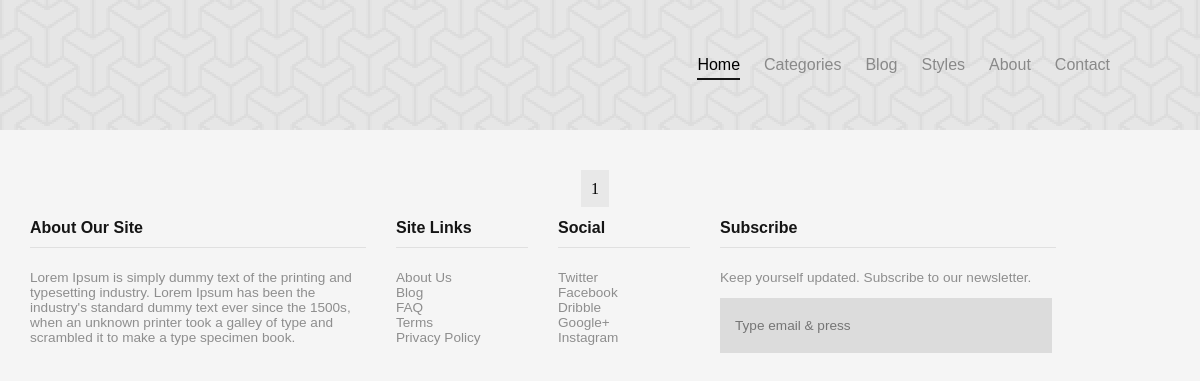
Before: / with the older database file.
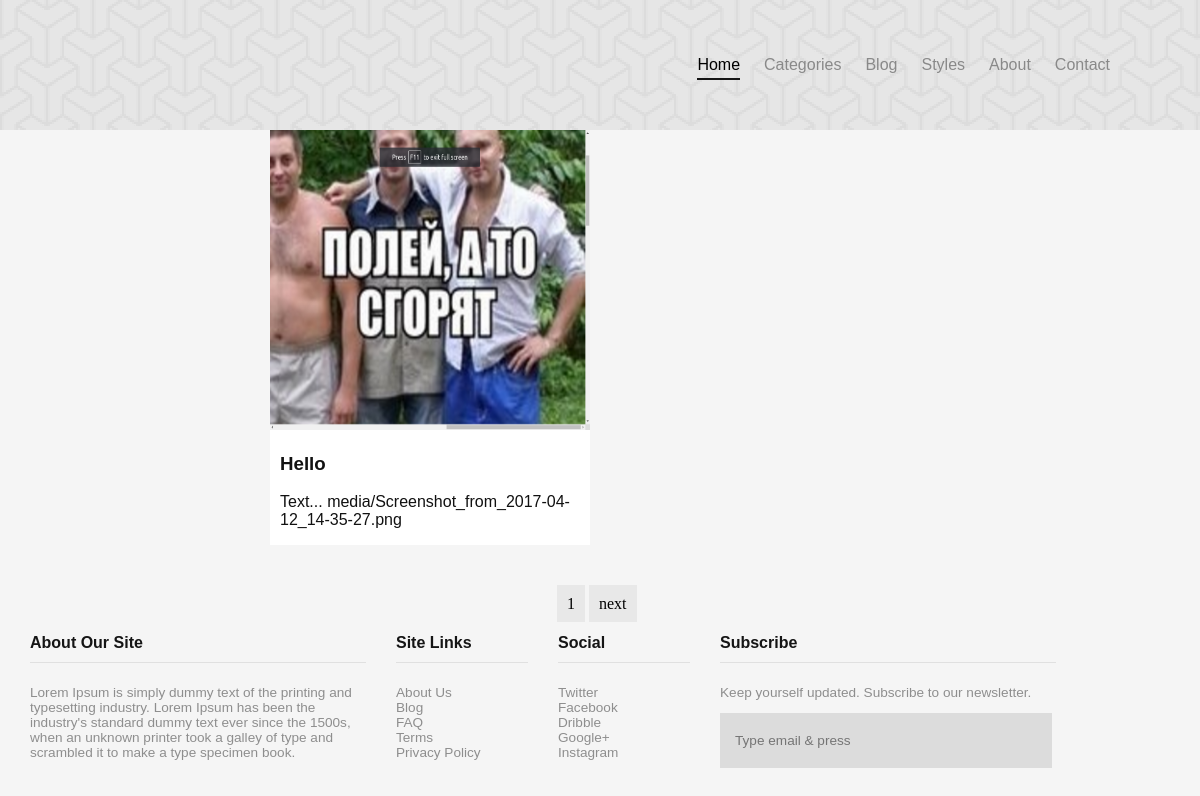
After: the same page with the newer database file.
### core/models.py (models this page shows, shortened)
class Article(models.Model):
    heading = models.CharField(max_length=128, blank=True)
    text = models.TextField(blank=True)
    image = models.ImageField(upload_to='media/', blank=True)
    edit_date = models.DateTimeField(auto_now_add=True, blank=True)

### core/views.py (the view)
# urls.py: url(r'^$', views.index),
def index(request):
    article_list = Article.objects.all()
    paginator = Paginator(article_list, 1)
    page = request.GET.get('page')
    try:
        articles = paginator.page(page)
    except PageNotAnInteger:
        articles = paginator.page(1)
    except EmptyPage:
        articles = paginator.page(paginator.num_pages)
    return render(request, 'index.html', {'articles': articles})

### templates/index.html (shortened to what this page needs)
<!DOCTYPE html>
<html>
<head>
	{% load static %}
	<link rel="stylesheet" type="text/css" href="{% static 'core/style.css' %}" />
</head>
<body>
<header class="hd-bg">
<div class='big-header-wrapper'>
	<div class="logo"></div>
	<div class="top-big-menu-wrapper">
		<ul class="top-menu-bg">
			<li class="top-menu-item-big">
				<a href="#" class="top-menu-link active-link">Home</a>
			</li>
			<li class="top-menu-item-big">
				<a href="#" class="top-menu-link">Categories</a>
			</li>
			<li class="top-menu-item-big">
				<a href="#" class="top-menu-link">Blog</a>
			</li>
			<li class="top-menu-item-big">
				<a href="#" class="top-menu-link">Styles</a>
			</li>
			<li class="top-menu-item-big">
				<a href="#" class="top-menu-link">About</a>
			</li>
			<li class="top-menu-item-big">
				<a href="#" class="top-menu-link">Contact</a>
			</li>
		</ul>
	</div>
</div>
</header>
<main>
	<div class="page-content-wrapper">
		<div class="page-content-wrapper-inner">
			{% for article in articles %}
			<div class="post">
				<a class="post-image-wrapper">
					{% if article.image %}
						<img class="post-image" src="{{MEDIA_URL}}{{article.image.url}}">
					{% endif %}
				</a>
				<div class="post-content">
						<h3>{{ article.heading }}</h3>
						<p>{{ article.text|truncatechars:80 }}...
							{{article.image}}</p>
				</div>
			</div>
			{% endfor %}
			</div>
		</div>
	<div class="pagination">
    <span>
        <span class="current">
			<a class="step-link">{{ articles.number }}</a>
        </span>
        {% if articles.has_next %}
            <a href="?page={{ articles.next_page_number }}" class="step-link">next</a>
        {% endif %}
    </span>
</div>
</main>
<footer>
<div class="footer">
	<div class="footer-wrapper">
		<div class="about-footer footer-item">
			<h4 class="footer-h">About Our Site</h4>
			<p>
				Lorem Ipsum is simply dummy text of the printing and typesetting industry. Lorem Ipsum has been the industry's standard dummy text ever since the 1500s, when an unknown printer took a galley of type and scrambled it to make a type specimen book.
			</p>
		</div>
		<div class="site-links footer-item">
			<h4 class="footer-h">Site Links</h4>
			<ul class="footer-columns">
				<li>About Us</li>
				<li>Blog</li>
				<li>FAQ</li>
				<li>Terms</li>
				<li>Privacy Policy</li>
			</ul>
		</div>
		<div class="social footer-item">
			<h4 class="footer-h">Social</h4>
			<ul class="footer-columns">
				<li>Twitter</li>
				<li>Facebook</li>
				<li>Dribble</li>
				<li>Google+</li>
				<li>Instagram</li>
			</ul>
		</div>
		<div class="subscribe-footer footer-item">
			<h4 class="footer-h">Subscribe</h4>
			<p>Keep yourself updated. Subscribe to our newsletter.</p>
			<div class="subscribe-form">
				<form class="mail-form">
					<input type="email" name="Email" id="email"
					 placeholder="Type email & press"/>
				</form>
			</div>
		</div>
	</div>
</div>
</footer>
</body>
</html>

### newsPortal/static/core/style.css (style rules this page uses)
body { margin: 0; background: #f5f5f5; }
.hd-bg { width: 100%; height: 130px; background-color: #DBDBDB; color: white; background: url('escheresque_@2X.png') repeat; }
.logo { width: 60px; height: 60px; background: url('logo.png') no-repeat center; background-size: 60px 60px; padding-top: 65px; display: inline-block; margin-left: 40px; }
.top-menu-bg { color: #898989; list-style: none; display: inline-block; padding-left: 0; }
.top-menu-item-big { display: inline-block; margin-right: 20px; font-family: "montserrat-bold", sans-serif; }
.top-big-menu-wrapper { display: inline-block; float: right; padding-right: 70px; padding-top: 40px; }
.top-menu-link { text-decoration: none; color: #898989; }
.active-link { border-bottom: 2px solid #151515; color: #000000; font-family: "montserrat-bold", sans-serif; padding-bottom: 5px; }
.top-big-menu-wrapper { display: none; }
@media screen and (min-width: 768px) { .top-big-menu-wrapper { display: block; } }
footer { width: 100%; }
.footer-item { display: inline-block; float: left; margin-left: 30px; width: 75%; }
.footer-columns { padding-left: 0; list-style-type: none; }
footer { font-family: "montserrat-bold", sans-serif; color: #8E8E8E; font-size: .85rem; float: left; }
.footer-h { color: #151515; border-bottom: 1px #E0E0E0 solid; padding-bottom: 10px; font-size: 1rem; }
#email { padding: 20px 15px; width: 90%; font-size: 0.85rem; border: none; color: #777777; background: rgba(0, 0, 0, 0.1); }
.page-content-wrapper-inner { position: relative; margin: auto; }
@media screen and (min-width: 768px) { .about-footer { width: 28%; } }
@media screen and (min-width: 768px) { .subscribe-footer { width: 28%; } }
@media screen and (min-width: 768px) { .social { width: 11%; } }
@media screen and (min-width: 768px) { .site-links { width: 11%; } }
@media screen and (min-width: 1025px) and (max-width: 1280px) { .page-content-wrapper-inner { width: 93.5%; margin: auto; } }
.post-image { height: 300px; width: 100%; }
.post-content { margin: 10px; font-family: "roboto-regular", sans-serif; color: #111111; }
.post { width: 320px; background-color: white; position: absolute; }
.step-link { padding: 10px; background-color: #E8E8E8; color:black; text-decoration: none; }
.pagination { margin:auto; }

Changed rows visible on the page:
added Article: image (picture), heading "Hello", text "Text", image "media/Screenshot_from_2017-04-12_14-35-27.png"
Other visible differences:
text now shown: "next"
